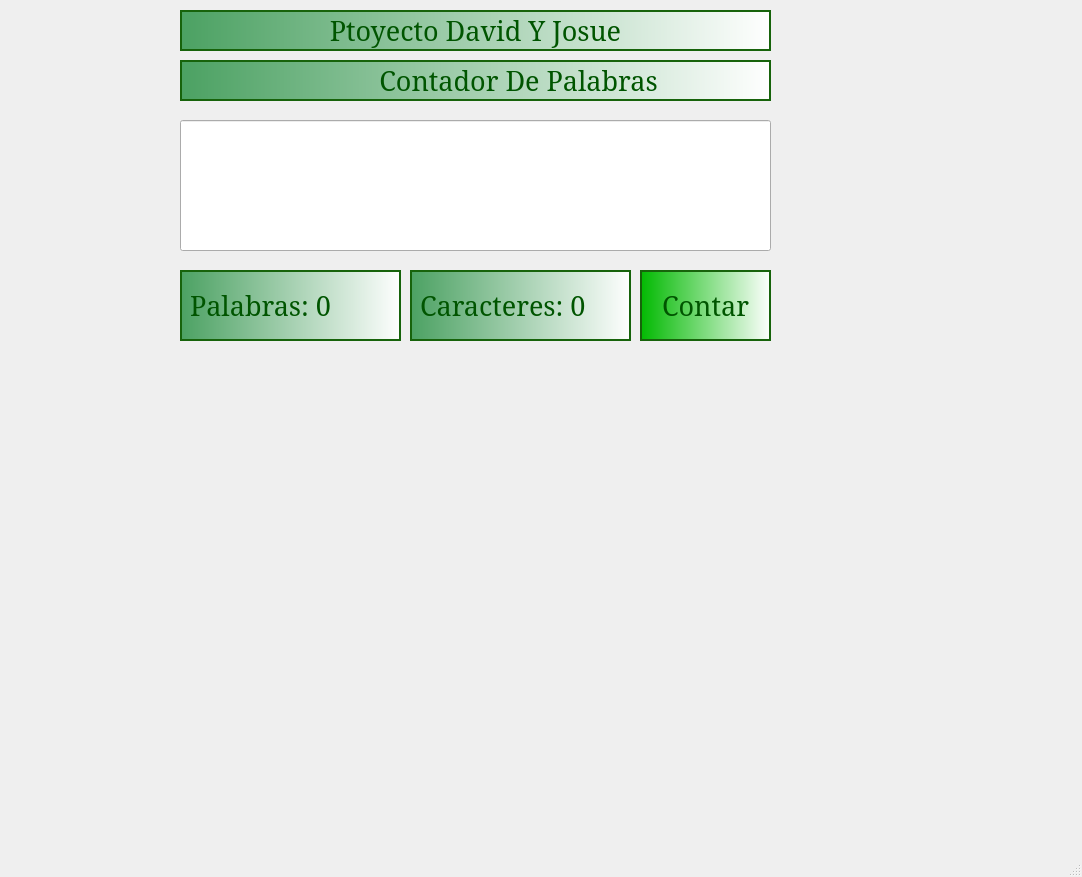
<?xml version="1.0" encoding="UTF-8"?>
<ui version="4.0">
 <class>MainWindow</class>
 <widget class="QMainWindow" name="MainWindow">
  <property name="geometry">
   <rect>
    <x>0</x>
    <y>0</y>
    <width>1082</width>
    <height>877</height>
   </rect>
  </property>
  <property name="windowTitle">
   <string>MainWindow</string>
  </property>
  <property name="styleSheet">
   <string notr="true"/>
  </property>
  <widget class="QWidget" name="centralwidget">
   <widget class="QLabel" name="label">
    <property name="geometry">
     <rect>
      <x>180</x>
      <y>60</y>
      <width>591</width>
      <height>41</height>
     </rect>
    </property>
    <property name="font">
     <font>
      <family>MS Serif</family>
      <pointsize>20</pointsize>
     </font>
    </property>
    <property name="styleSheet">
     <string notr="true">background-color: rgb(85, 85, 127);
background-color: qlineargradient(spread:pad, x1:0, y1:1, x2:0.977, y2:1, stop:0 rgba(237, 191, 0, 255), stop:0.05 rgba(14, 8, 73, 255), stop:0.36 rgba(28, 17, 145, 255), stop:0.6 rgba(126, 14, 81, 255), stop:0.75 rgba(234, 11, 11, 255), stop:0.79 rgba(244, 70, 5, 255), stop:0.86 rgba(255, 136, 0, 255), stop:0.935 rgba(239, 236, 55, 255));
color: rgb(0, 85, 0);
background-color: qlineargradient(spread:pad, x1:0, y1:0, x2:1, y2:0, stop:0 rgba(75, 161, 98, 255), stop:1 rgba(255, 255, 255, 255));
border: 2px solid #17630b;</string>
    </property>
    <property name="text">
     <string>                           Contador De Palabras</string>
    </property>
   </widget>
   <widget class="QLineEdit" name="edtCaracteres">
    <property name="geometry">
     <rect>
      <x>180</x>
      <y>120</y>
      <width>591</width>
      <height>131</height>
     </rect>
    </property>
    <property name="font">
     <font>
      <family>MS Serif</family>
      <pointsize>20</pointsize>
     </font>
    </property>
    <property name="styleSheet">
     <string notr="true">background-color: rgb(85, 85, 127);
border-right-color: rgb(0, 85, 0);
background-color: qlineargradient(spread:pad, x1:0.818, y1:0.443, x2:0.028, y2:0.448864, stop:0 rgba(77, 0, 250, 255), stop:1 rgba(255, 255, 255, 255));
background-color: qlineargradient(spread:pad, x1:0, y1:0, x2:1, y2:0, stop:0 rgba(75, 161, 98, 255), stop:1 rgba(255, 255, 255, 255));
color: rgb(0, 85, 0);
border-right-color: rgb(0, 0, 127);
border: 2px solid #17630b;
QLineEdit {
    padding-top: 5px;
}</string>
    </property>
    <property name="alignment">
     <set>Qt::AlignLeading|Qt::AlignLeft|Qt::AlignTop</set>
    </property>
   </widget>
   <widget class="QPushButton" name="btnContar">
    <property name="geometry">
     <rect>
      <x>640</x>
      <y>270</y>
      <width>131</width>
      <height>71</height>
     </rect>
    </property>
    <property name="font">
     <font>
      <family>MS Serif</family>
      <pointsize>20</pointsize>
     </font>
    </property>
    <property name="styleSheet">
     <string notr="true">background-color: qlineargradient(spread:pad, x1:0, y1:0, x2:1, y2:0, stop:0 rgba(0, 185, 0, 255), stop:1 rgba(255, 255, 255, 255));
border-bottom-color: rgb(0, 85, 0);
color: rgb(0, 85, 0);
border-right-color: rgb(0, 0, 127);
border: 2px solid #17630b;
</string>
    </property>
    <property name="text">
     <string>Contar</string>
    </property>
   </widget>
   <widget class="QLabel" name="tvPalabras">
    <property name="geometry">
     <rect>
      <x>180</x>
      <y>270</y>
      <width>221</width>
      <height>71</height>
     </rect>
    </property>
    <property name="font">
     <font>
      <family>MS Serif</family>
      <pointsize>20</pointsize>
     </font>
    </property>
    <property name="styleSheet">
     <string notr="true">background-color: qlineargradient(spread:pad, x1:0, y1:0, x2:1, y2:0, stop:0 rgba(75, 161, 98, 255), stop:1 rgba(255, 255, 255, 255));
color: rgb(0, 85, 0);
border: 2px solid #17630b;</string>
    </property>
    <property name="text">
     <string>Palabras: 0</string>
    </property>
   </widget>
   <widget class="QLabel" name="tvCaracteres">
    <property name="geometry">
     <rect>
      <x>410</x>
      <y>270</y>
      <width>221</width>
      <height>71</height>
     </rect>
    </property>
    <property name="font">
     <font>
      <family>MS Serif</family>
      <pointsize>20</pointsize>
     </font>
    </property>
    <property name="styleSheet">
     <string notr="true">background-color: qlineargradient(spread:pad, x1:0, y1:0, x2:1, y2:0, stop:0 rgba(75, 161, 98, 255), stop:1 rgba(255, 255, 255, 255));
color: rgb(0, 85, 0);
border: 2px solid #17630b;</string>
    </property>
    <property name="text">
     <string>Caracteres: 0</string>
    </property>
   </widget>
   <widget class="QLabel" name="label_2">
    <property name="geometry">
     <rect>
      <x>180</x>
      <y>10</y>
      <width>591</width>
      <height>41</height>
     </rect>
    </property>
    <property name="font">
     <font>
      <family>MS Serif</family>
      <pointsize>20</pointsize>
     </font>
    </property>
    <property name="styleSheet">
     <string notr="true">background-color: rgb(85, 85, 127);
background-color: qlineargradient(spread:pad, x1:0, y1:1, x2:0.977, y2:1, stop:0 rgba(237, 191, 0, 255), stop:0.05 rgba(14, 8, 73, 255), stop:0.36 rgba(28, 17, 145, 255), stop:0.6 rgba(126, 14, 81, 255), stop:0.75 rgba(234, 11, 11, 255), stop:0.79 rgba(244, 70, 5, 255), stop:0.86 rgba(255, 136, 0, 255), stop:0.935 rgba(239, 236, 55, 255));
color: rgb(0, 85, 0);
background-color: qlineargradient(spread:pad, x1:0, y1:0, x2:1, y2:0, stop:0 rgba(75, 161, 98, 255), stop:1 rgba(255, 255, 255, 255));
border: 2px solid #17630b;</string>
    </property>
    <property name="text">
     <string>Ptoyecto David Y Josue</string>
    </property>
    <property name="alignment">
     <set>Qt::AlignCenter</set>
    </property>
   </widget>
  </widget>
  <widget class="QMenuBar" name="menubar">
   <property name="geometry">
    <rect>
     <x>0</x>
     <y>0</y>
     <width>1082</width>
     <height>21</height>
    </rect>
   </property>
  </widget>
  <widget class="QStatusBar" name="statusbar"/>
 </widget>
 <resources/>
 <connections/>
</ui>
